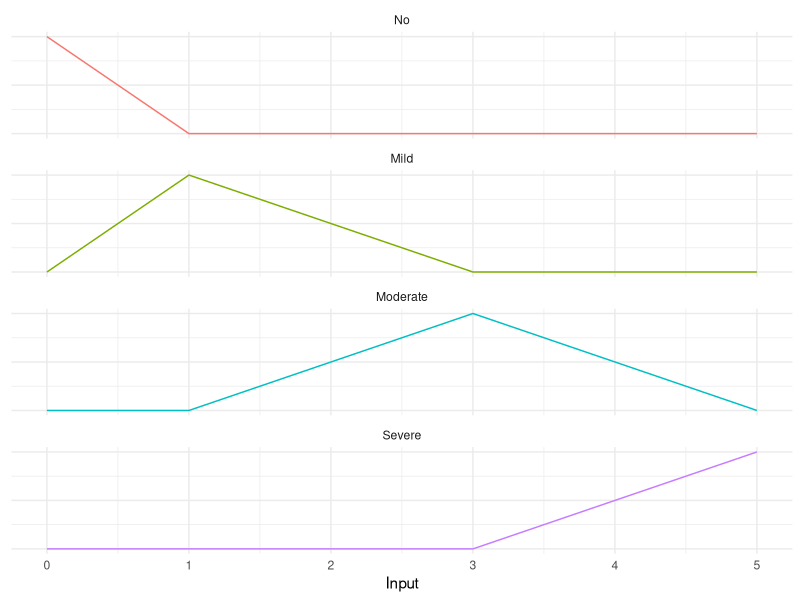
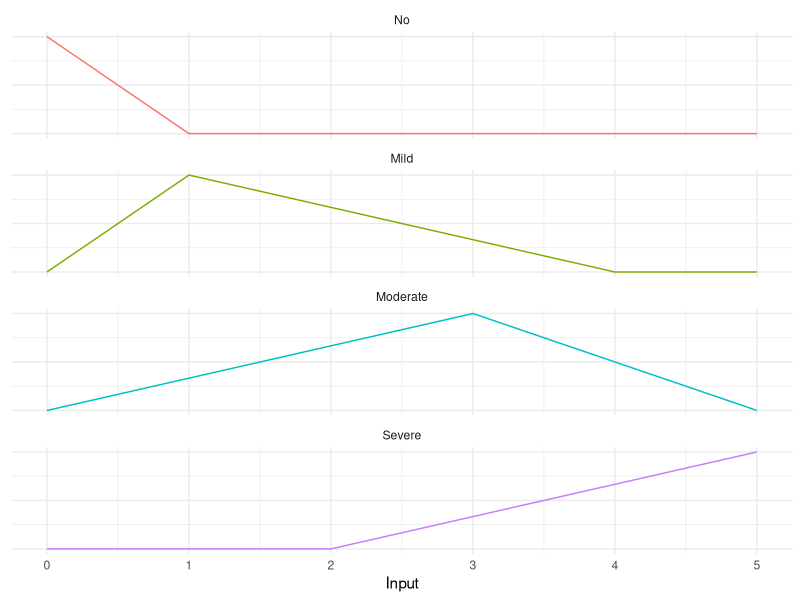
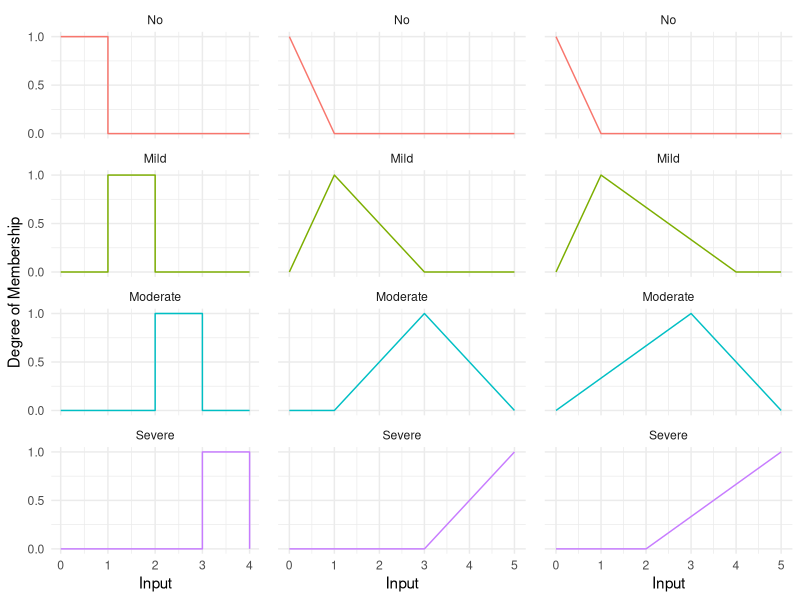

Recreate these plots in R, in order.
library(tidyverse)
library(gridExtra)


data <- data.frame(
  x = c(0, 1, 2, 3, 4),
  y = c(1, 0, 0, 0, 0,
        0, 1, 0, 0, 0,
        0, 0, 1, 0, 0,
        0, 0, 0, 1, 0),
  Class = c("No", "No", "No", "No","No",
            "Mild", "Mild", "Mild","Mild", "Mild",
            "Moderate", "Moderate", "Moderate", "Moderate", "Moderate",
            "Severe", "Severe", "Severe", "Severe", "Severe")
)

data$Class <- factor(data$Class, levels = c("No", "Mild", "Moderate", "Severe"))


p1<-ggplot(data, aes(x, y, color=Class)) +
  geom_step(direction = "hv") +
  scale_y_continuous(breaks = seq(0, 1, 0.5)) +
  theme_minimal() +
  labs(x="Input", y="Degree of Membership") + 
  facet_wrap(~ Class, ncol=1) + 
  theme(legend.position = "none")


# data0 <- data.frame(
#   x = c(0, 2, 3, 4, 5),
#   y = c(1, 0, 0, 0, 0),
#   Class = "No"
# )

# data <- data.frame(
#   x = c(0, 1, 2, 3, 4, 5),
#   y = c(0, 1, 1, 0, 0, 0),
#   Class = "Mild"
# )
# data2 <- data.frame(
#   x = c(0, 1, 2, 3, 4, 5),
#   y = c(0, 0, 0, 1, 1, 0),
#   Class = "Moderate"
# )
# data3 <- data.frame(
#   x = c(0, 1, 2, 3, 4, 5),
#   y = c(0, 0, 0, 0, 1, 1),
#   Class = "Severe"
# )
data0 <- data.frame(
  x = c(0, 1, 5),
  y = c(1, 0, 0),
  Class = "No"
)

data <- data.frame(
  x = c(0, 1, 3, 5),
  y = c(0, 1, 0, 0),
  Class = "Mild"
)

data2 <- data.frame(
  x = c(0, 1, 3, 5),
  y = c(0, 0, 1, 0),
  Class = "Moderate"
)

data3 <- data.frame(
  x = c(0, 3, 5),
  y = c(0, 0, 1),
  Class = "Severe"
)

combined_data <- rbind(data0, data, data2, data3)
combined_data$Class <- factor(combined_data$Class, levels = c("No", "Mild", "Moderate", "Severe"))

ggplot(combined_data, aes(x, y, color = Class)) +
  geom_line() +
  scale_y_continuous(breaks = seq(0, 1, 0.5)) +
  theme_minimal() +
  labs(x="Input", y=NULL) + 
  facet_wrap(~ Class, ncol=1) + 
  theme(legend.position = "none") + theme(axis.text.y=element_blank(), 
                                          axis.ticks.y=element_blank())

p2<- ggplot(combined_data, aes(x, y, color = Class)) +
  geom_line() +
  scale_y_continuous(breaks = seq(0, 1, 0.5)) +
  theme_minimal() +
  labs(x="Input", y=NULL) + 
  facet_wrap(~ Class, ncol=1) + 
  theme(legend.position = "none") + theme(axis.text.y=element_blank(), 
                                          axis.ticks.y=element_blank())

data0 <- data.frame(
  x = c(0, 1, 5),
  y = c(1, 0, 0),
  Class = "No"
)

data <- data.frame(
  x = c(0, 1, 4, 5),
  y = c(0, 1, 0, 0),
  Class = "Mild"
)

data2 <- data.frame(
  x = c(0, 3, 5),
  y = c(0, 1, 0),
  Class = "Moderate"
)

data3 <- data.frame(
  x = c(0, 2, 5),
  y = c(0, 0, 1),
  Class = "Severe"
)

combined_data <- rbind(data0, data, data2, data3)
combined_data$Class <- factor(combined_data$Class, levels = c("No", "Mild", "Moderate", "Severe"))

ggplot(combined_data, aes(x, y, color = Class)) +
  geom_line() +
  scale_y_continuous(breaks = seq(0, 1, 0.5)) +
  theme_minimal() +
  labs(x="Input", y=NULL) + 
  facet_wrap(~ Class, ncol=1) + 
  theme(legend.position = "none") + theme(axis.text.y=element_blank(), 
                                          axis.ticks.y=element_blank())

p3<- ggplot(combined_data, aes(x, y, color = Class)) +
  geom_line() +
  scale_y_continuous(breaks = seq(0, 1, 0.5)) +
  theme_minimal() +
  labs(x="Input", y=NULL) + 
  facet_wrap(~ Class, ncol=1) + 
  theme(legend.position = "none") + theme(axis.text.y=element_blank(), 
                                          axis.ticks.y=element_blank())

grid.arrange(p1, p2, p3, ncol = 3)
